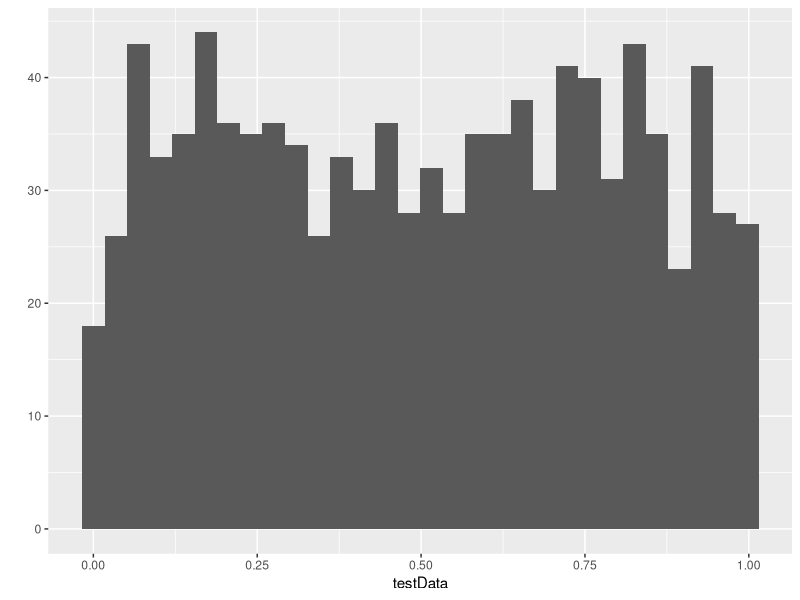
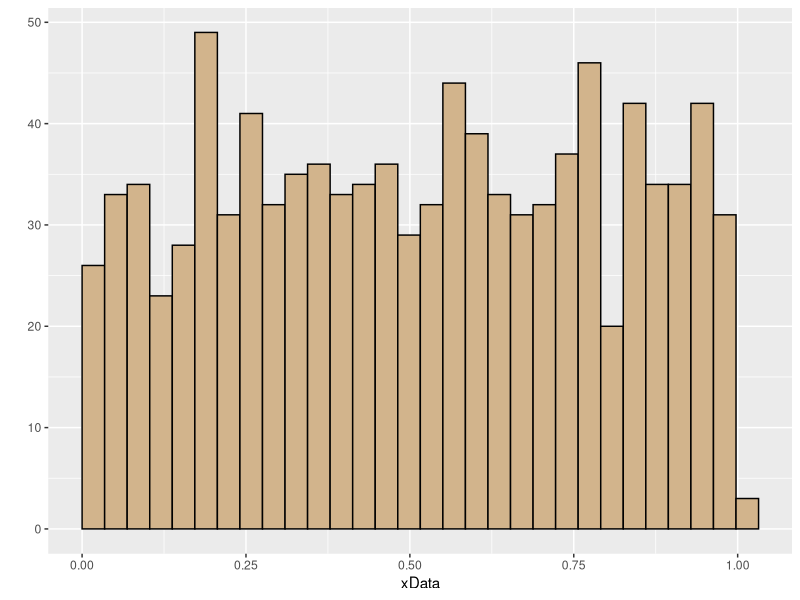
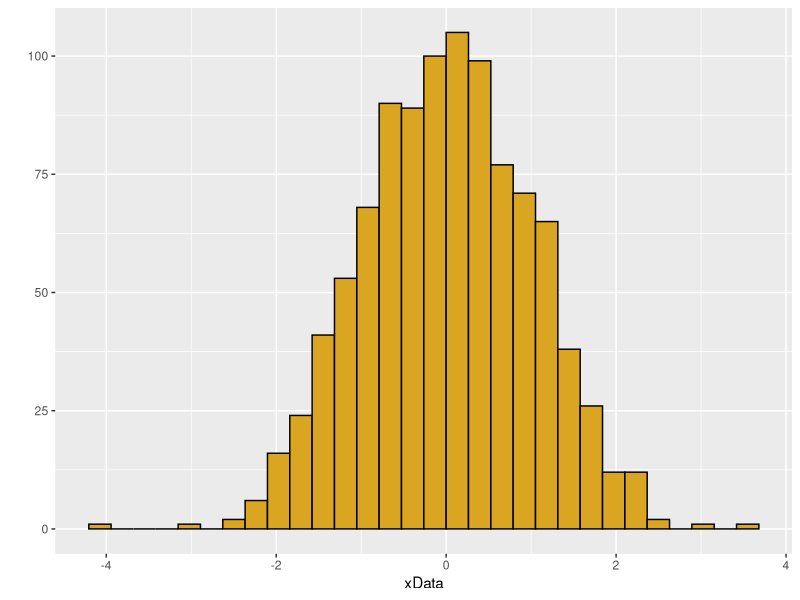
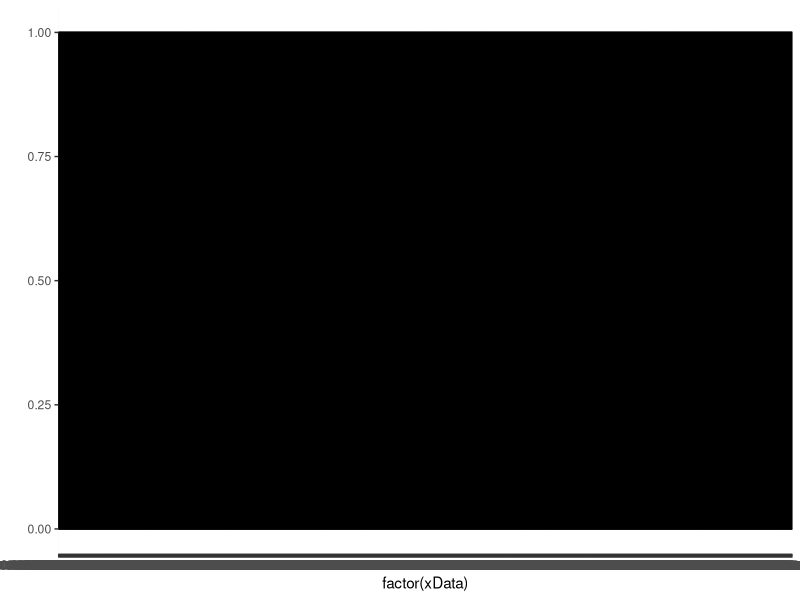
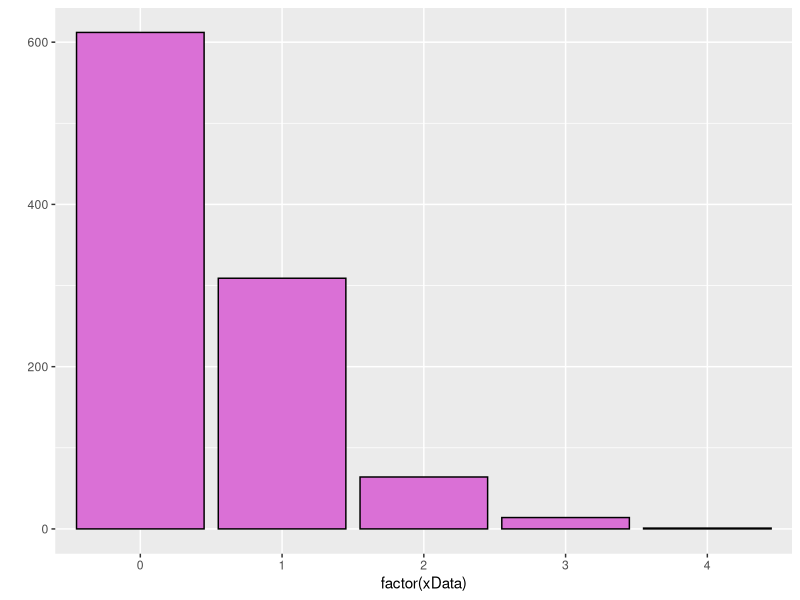
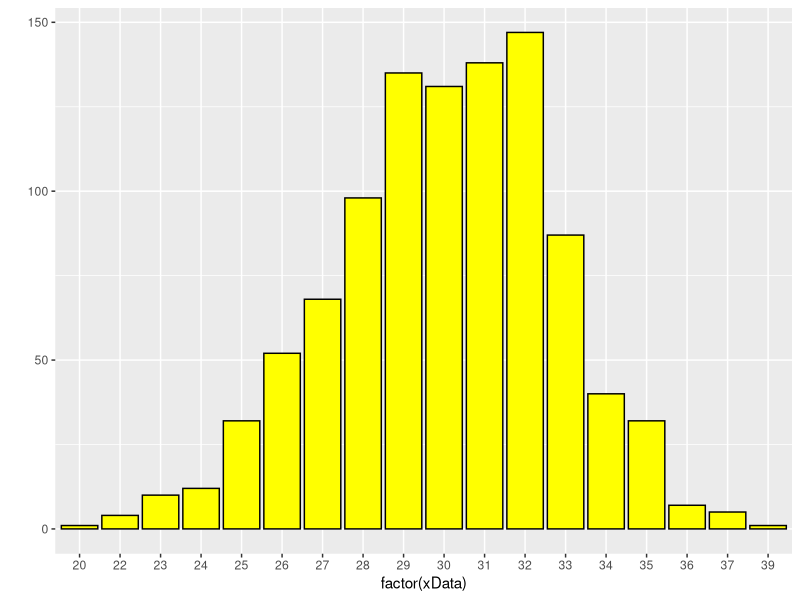
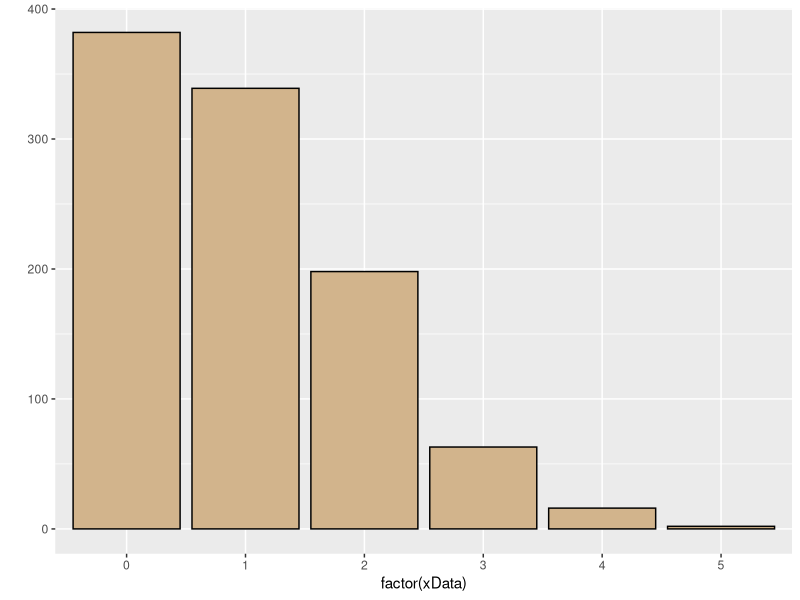
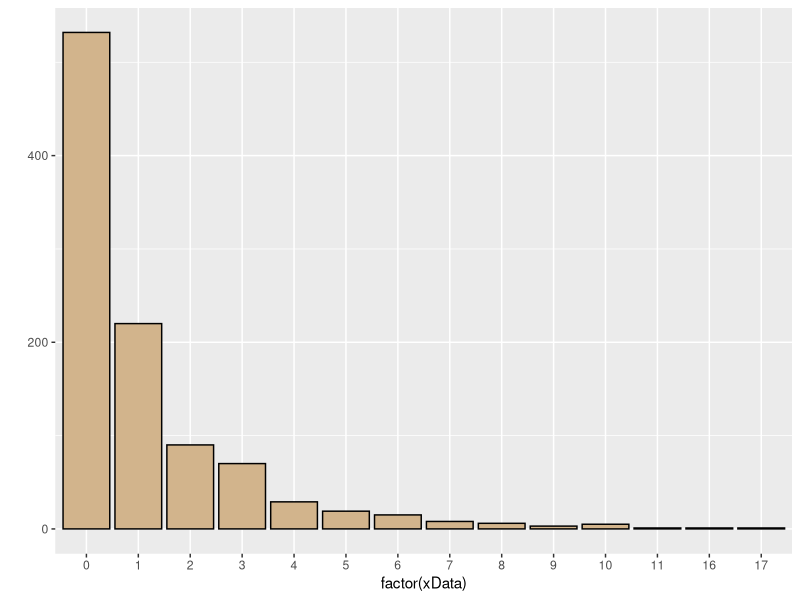

Write R code to recreate these figures, in order.
# using probablity distributions in R

library(ggplot2)
testData <- runif(1000)
qplot(x=testData)
library(MASS)

# problme with this the extrmes are smaller tahn would be expected

# create a function in R
#----------------------------------------
# Function Histo
# input xData = numeric vector
#input fColor = fill color
# output = corrected ggplot histogram
# output = summary stats
# output = 95% interval

Histo<- function(xData=runif(1000), fColor="tan") { z<- qplot(x=xData, color=I("black"), fill=I(fColor), alab="X", boundary=0)

print(z)
print(summary(xData))
print(quantile(xData,probs=c(0.025,0.975)))
}
# test function now
Histo()

#create a new variable
temp<-rnorm(1000)
Histo(xData = temp, fColor="goldenrod")

# function iHisto
# work better for integer values
# input xData (ok to recycle label - stays in thie function)
# input xData is a vector of integers
# fcolor = named color (see color chart, hex number, number code name (not a character string, or charcater string name, or RBG code)
# output = corrected ggplot histogram
# output = summary stats
# output = 95% interval

iHisto<- function(xData=runif(1000), fColor="tan") { z<- qplot(x=factor(xData), color=I("black"), fill=I(fColor))

print(z)
print(summary(xData))
print(quantile(xData,probs=c(0.025,0.975)))
}
# test function now
iHisto()

#create a new variable

temp2<-rpois(n=1000,lambda=0.5)
iHisto(xData=temp2, fColor="orchid")
mean(temp2==0)

# Dsicrete distributions
# for a binomial distribution
# integer from 0 to a numbe rof trials
# parameters , size= unmber of trials, p=probability of success for each individual trial
# we will observe the distribution of the number of successes for the number of trials we do

x<-rbinom(n=1000,size=40,p=0.75)
iHisto(xData=x, fColor="yellow")

#Poisson
# constant rate proces with a low rate
z<-rpois(n=1000,lambda=1)
iHisto(z)
mean(z==0)

# for many data sets a Poisson does not capture the heterogeneity - negative binomial
# range 0 to infinity 
# distribution is the number of failures until we get to a certain amount of successes
# n= numbr of replicates
# size is number of trials
# prob = proability of success with 1 trial

z<- rnbinom(n=100, size=2, pr=0.5)
# size - index of overdispersion
#small size = high dispersion
z<- rnbinom(n=1000, mu=1.1, size=0.7)
iHisto(z)
mean(z==0)
# special case number of trials =1
z<- rnbinom(n=1000, size=1, pr=0.05)
iHisto(z)
mean(z==0)
z<- rnbinom(n=1000, size=1, pr=0.95)
iHisto(z)
mean(z==0)

# multiniomial distirbution
# "balls in urns"
z<- rmultinom(n=1, size=20, prob=c(0.2, 0.7, 0.1))
z
z<- rmultinom(n=5, size=20, prob=c(0.2, 0.7, 0.1))
z
z<- rmultinom(n=1000, size=20, prob=c(0.2, 0.7, 0.1))
rowSums(z)
rowMeans(z)
# creating multinomial using sample function
z<- sample(x=LETTERS[1:3], size=20, prob=c(0.2, 0.7, 0.1), replace=TRUE)
z
table(z)

# continuous distibutions
# uniform

z<- runif(n=1000, min=3, max=10.2)
Histo(z)

# this is the extreme null case - equal probable distribution - rare in biological data

# normal distribution

z<- rnorm( n=1000, mean=2.2, sd=6)
Histo(z)

# use of this to model is limikted as for many variables can not have values less than 0

# gamma distribution
# distribution of waiting times for a failure to occur
# failure
# shape ans scale parameters
# mean = shape x scale
# variance = shape x scale^2

z<- rgamma(n=1000, shape=1, scale=10)
Histo(z)
z<- rgamma(n=1000, shape=10, scale=10)
Histo(z)
z<- rgamma(n=1000, shape=0.1, scale=0.10)
Histo(z)

# beta disribution
# bounded between 0 and 1
# chnage boundary by adding or muliplplying final vecto
# conjugate prior for a binomial distribution - our previous expectations for the parameters

#binomial begins with with p and generate successes of failure from the smapling process
# p is estimates by taking the success / (success + fialure)
# works for large numbe rof smaples, wrong for small number of samples - problme at small sample size
# take into account sample size

#shape1 = number of successes +1 
#shape2 = number of failures +1 
# with no tosses our p is uniform from 0 to 1
z<- rbeta(n=1000, shape1=1, shape2=1)
Histo (z)
# do one toss and have a success
z<- rbeta(n=1000, shape1=2, shape2=1)
Histo (z)
z<- rbeta(n=1000, shape1=2, shape2=2)
Histo (z)
z<- rbeta(n=1000, shape1=11, shape2=11)
Histo (z)
z<- rbeta(n=1000, shape1=100, shape2=10)
Histo (z)
z<- rbeta(n=1000, shape1=0.1, shape2=10)
Histo (z)
z<- rbeta(n=1000, shape1=0.1, shape2=0.3)
Histo (z)

# confront these distibutions with actual data
# need to load MASS library

x <- rnorm(n=1000, mean = 92.5 , sd=2.5)
Histo(x)
zFit <- fitdistr(x, "normal")
str(zFit)
zFit$estimate

# now fit to gamma
zFit <- fitdistr(x, "gamma")

str(zFit)
zFit$estimate
zNew <- rgamma(n=1000, shape=1400, rate =15.2)
Histo (zNew)
summary(x)
z<- runif(n=1000, min=85, max=100)
Histo(z)
